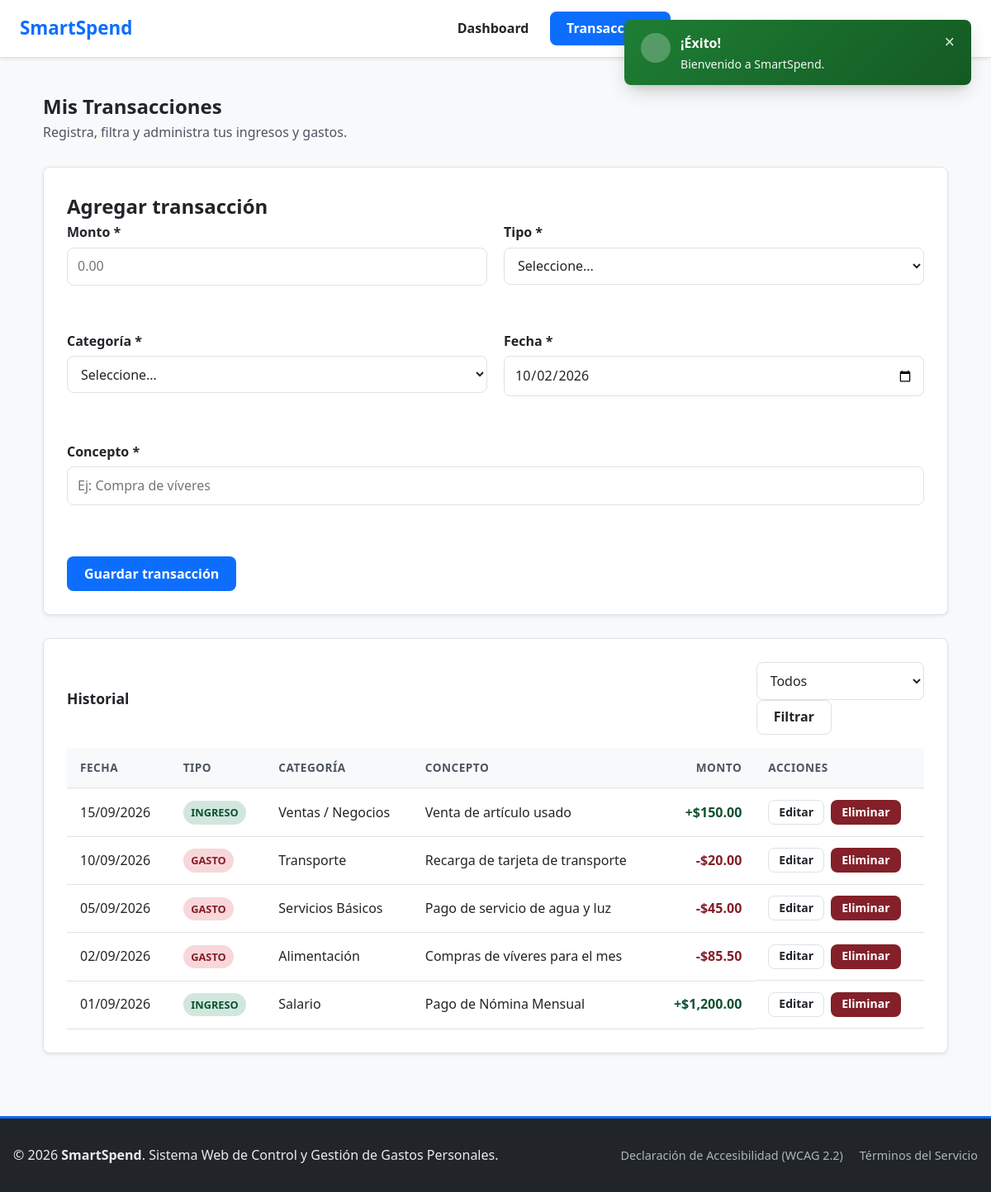
The page /views/transactions.php (signed in) on the database its author committed.
### tables this page shows
CREATE TABLE `transacciones` (
  `id_transaccion` INT AUTO_INCREMENT PRIMARY KEY,
  `id_usuario` INT NOT NULL,
  `id_categoria` INT NOT NULL,
  `tipo` ENUM('ingreso', 'gasto') NOT NULL,
  `monto` DECIMAL(10, 2) NOT NULL,
  `concepto` VARCHAR(255) NOT NULL,
  `fecha_transaccion` DATE NOT NULL,
  `fecha_registro` DATETIME DEFAULT CURRENT_TIMESTAMP
);

CREATE TABLE `categorias` (
  `id_categoria` INT AUTO_INCREMENT PRIMARY KEY,
  `id_usuario` INT NOT NULL,
  `nombre_categoria` VARCHAR(50) NOT NULL,
  `tipo` ENUM('ingreso', 'gasto') NOT NULL,
  `descripcion` VARCHAR(255) DEFAULT NULL,
  `icono` VARCHAR(100) DEFAULT NULL,
  `color` VARCHAR(30) DEFAULT NULL,
  `estado` TINYINT(1) DEFAULT 1,
  `fecha` DATETIME DEFAULT CURRENT_TIMESTAMP
);

### config/database.php (called while the page is built, shortened)
<?php
class Database {
    private static $instance = null;
    private function __construct() {
        $host     = getenv('DB_HOST') ?: '127.0.0.1';
        $port     = getenv('DB_PORT') ?: '3306';
        $db_name  = getenv('DB_NAME') ?: 'smartspend';
        $username = getenv('DB_USER') ?: 'root';
        $password = getenv('DB_PASS') !== false ? getenv('DB_PASS') : '';
        try {
            $dsn = "mysql:host={$host};port={$port};dbname={$db_name};charset=utf8mb4";
            $options = [
                PDO::ATTR_ERRMODE            => PDO::ERRMODE_EXCEPTION,
                PDO::ATTR_DEFAULT_FETCH_MODE => PDO::FETCH_ASSOC,
                PDO::ATTR_EMULATE_PREPARES   => false,
            ];
            $this->conn = new PDO($dsn, $username, $password, $options);
        } catch (PDOException $e) {
            throw $e;
        }
    }
    public static function getInstance(): \PDO {
        if (self::$instance === null) {
            self::$instance = new Database();
        }
        return self::$instance->conn;
    }
}
?>

### includes/session.php (called while the page is built, shortened)
<?php
if (!function_exists('require_login')) {
    function require_login(string $redirectTo = '../views/auth/login.php'): int
    {
        $userId = $_SESSION['id_usuario'] ?? $_SESSION['user_id'] ?? null;
        return (int) $userId;
    }
}
if (!function_exists('e')) {
    function e(?string $value): string
    {
        return htmlspecialchars((string) $value, ENT_QUOTES, 'UTF-8');
    }
}
if (!function_exists('format_amount')) {
    function format_amount(float $monto, string $tipo): string
    {
        $signo = $tipo === 'ingreso' ? '+' : '-';
        return $signo . '$' . number_format($monto, 2);
    }
}

### models/Transaction.php (called while the page is built, shortened)
<?php
require_once __DIR__ . '/../config/database.php';
class Transaction
{
    private PDO $db;
    public function __construct(?PDO $db = null)
    {
        $this->db = $db ?? Database::getInstance();
    }
    public function getByUserId(int $idUsuario, ?string $tipo = null): array
    {
        $sql = 'SELECT t.id_transaccion,
                       t.id_usuario,
                       t.id_categoria,
                       t.tipo,
                       t.monto,
                       t.concepto,
                       t.fecha_transaccion,
                       t.fecha_registro,
                       c.nombre_categoria
                FROM transacciones t
                INNER JOIN categorias c ON c.id_categoria = t.id_categoria
                WHERE t.id_usuario = :id_usuario';
        $params = ['id_usuario' => $idUsuario];
        $sql .= ' ORDER BY t.fecha_transaccion DESC, t.id_transaccion DESC';
        $stmt = $this->db->prepare($sql);
        $stmt->execute($params);
        return $stmt->fetchAll();
    }
}

### views/transactions.php (the view, shortened to what this page needs)
<?php
require_once __DIR__ . '/../includes/session.php';
require_once __DIR__ . '/../models/Transaction.php';
$idUsuario = require_login('auth/login.php');
$filtroTipo = $_GET['tipo'] ?? 'todos';
$tipoFiltro = in_array($filtroTipo, ['ingreso', 'gasto'], true) ? $filtroTipo : null;
$transactionModel = new Transaction();
$transacciones = $transactionModel->getByUserId($idUsuario, $tipoFiltro);
include __DIR__ . '/../includes/header.php';
?>
<section class="page-header">
    <h1>Mis Transacciones</h1>
    <p class="text-muted">Registra, filtra y administra tus ingresos y gastos.</p>
</section>
<?php include __DIR__ . '/partials/flash.php'; ?>
<section class="card-panel" aria-labelledby="form-title">
    <h2 id="form-title">Agregar transacción</h2>
    <?php
    include __DIR__ . '/partials/transaction_form.php';
    ?>
</section>
<section class="card-panel" aria-labelledby="historial-title">
    <div class="section-toolbar">
        <h3 id="historial-title">Historial</h3>
        <form method="GET" class="filter-bar" aria-label="Filtrar transacciones" id="filtro-transacciones">
            <select id="filtro-tipo" name="tipo">
                <option value="todos" <?php echo $filtroTipo === 'todos' ? 'selected' : ''; ?>>Todos</option>
            </select><button class="btn btn-outline" type="submit">Filtrar</button>
        </form>
    </div>
    <?php if (empty($transacciones)): ?>
        <p class="empty-state">No hay transacciones para mostrar.</p>
    <?php else: ?>
        <div class="table-responsive">
            <table class="data-table" aria-describedby="historial-title">
                <thead>
                    <tr>
                        <th scope="col">Fecha</th>
                        <th scope="col">Tipo</th>
                        <th scope="col">Categoría</th>
                        <th scope="col">Concepto</th>
                        <th scope="col" class="text-right">Monto</th>
                        <th scope="col">Acciones</th>
                    </tr>
                </thead>
                <tbody>
                    <?php foreach ($transacciones as $t): ?>
                        <?php
                        $esIngreso = $t['tipo'] === 'ingreso';
                        $badgeClass = $esIngreso ? 'success' : 'danger';
                        $tipoLabel = $esIngreso ? 'Ingreso' : 'Gasto';
                        ?>
                        <tr>
                            <td data-label="Fecha">
                                <?php echo e(date('d/m/Y', strtotime($t['fecha_transaccion']))); ?>
                            </td>
                            <td data-label="Tipo">
                                <span class="badge badge-<?php echo e($badgeClass); ?>">
                                    <?php echo e($tipoLabel); ?>
                                </span>
                            </td>
                            <td data-label="Categoría"><?php echo e($t['nombre_categoria']); ?></td>
                            <td data-label="Concepto"><?php echo e($t['concepto']); ?></td>
                            <td data-label="Monto" class="text-right amount-<?php echo e($t['tipo']); ?>">
                                <?php echo e(format_amount((float) $t['monto'], $t['tipo'])); ?>
                            </td>
                            <td data-label="Acciones" class="actions-cell">
                                <a class="btn btn-sm btn-outline"
                                   href="edit_transaction.php?id=<?php echo (int) $t['id_transaccion']; ?>">
                                    Editar
                                </a>
                                <form method="POST"
                                      action="<?php echo e($basePath); ?>controllers/TransactionController.php?action=delete"
                                      class="inline-form js-confirm-delete"
                                      data-confirm="¿Eliminar esta transacción? Esta acción no se puede deshacer.">
                                    <button type="submit" class="btn btn-sm btn-danger">Eliminar</button>
                                </form>
                            </td>
                        </tr>
                    <?php endforeach; ?>
                </tbody>
            </table>
        </div>
    <?php endif; ?>
</section>
<?php
include __DIR__ . '/../includes/footer.php';
?>

### rows shown on the page
transacciones: fecha_transaccion "15/09/2026", tipo "INGRESO", id_categoria.nombre_categoria "Ventas / Negocios", concepto "Venta de artículo usado", format_amount((float) $t['monto'], $t['tipo']) "+$150.00"
transacciones: fecha_transaccion "10/09/2026", tipo "GASTO", id_categoria.nombre_categoria "Transporte", concepto "Recarga de tarjeta de transporte", format_amount((float) $t['monto'], $t['tipo']) "-$20.00"
transacciones: fecha_transaccion "05/09/2026", tipo "GASTO", id_categoria.nombre_categoria "Servicios Básicos", concepto "Pago de servicio de agua y luz", format_amount((float) $t['monto'], $t['tipo']) "-$45.00"
transacciones: fecha_transaccion "02/09/2026", tipo "GASTO", id_categoria.nombre_categoria "Alimentación", concepto "Compras de víveres para el mes", format_amount((float) $t['monto'], $t['tipo']) "-$85.50"
transacciones: fecha_transaccion "01/09/2026", tipo "INGRESO", id_categoria.nombre_categoria "Salario", concepto "Pago de Nómina Mensual", format_amount((float) $t['monto'], $t['tipo']) "+$1,200.00"

### other values the page prints
$item['label'] "Dashboard"
$item['label'] "Transacciones"
$toastTitle "¡Éxito!"
$message "Bienvenido a SmartSpend."
$submitLabel "Guardar transacción"
